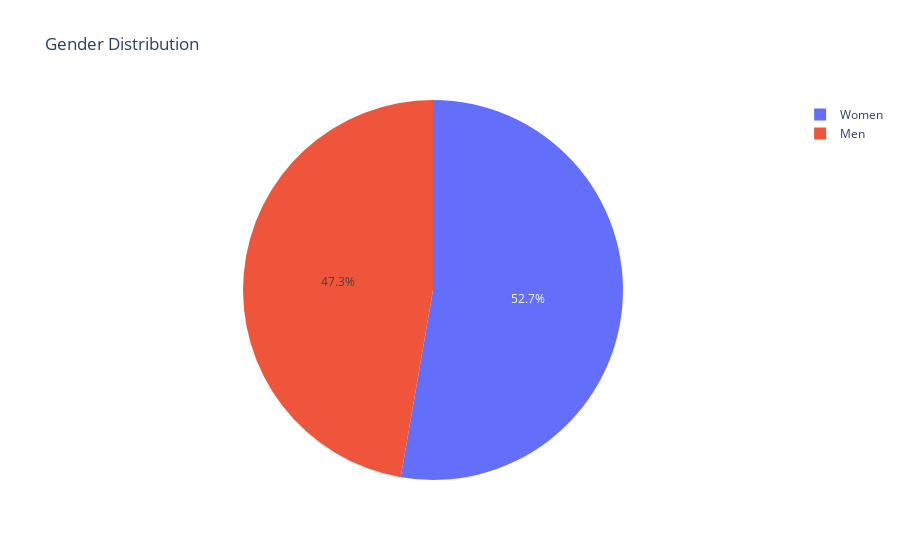
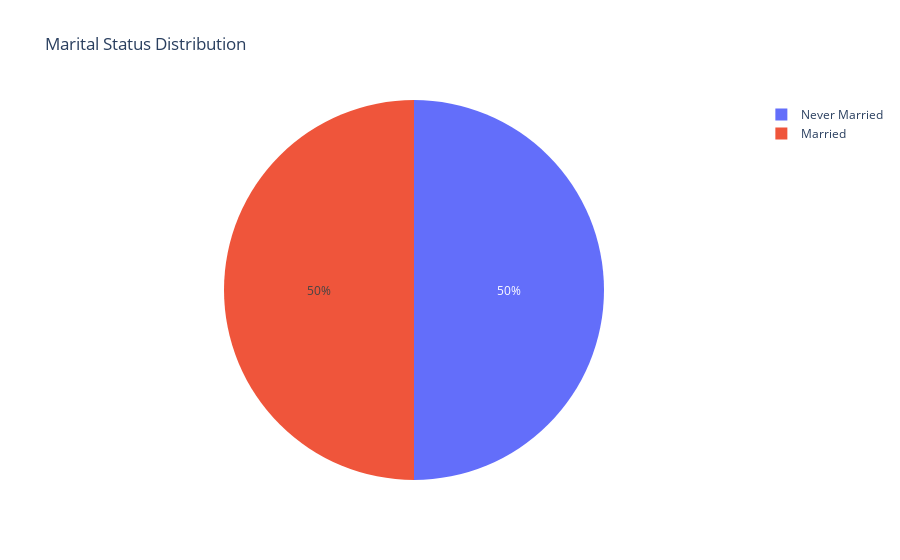
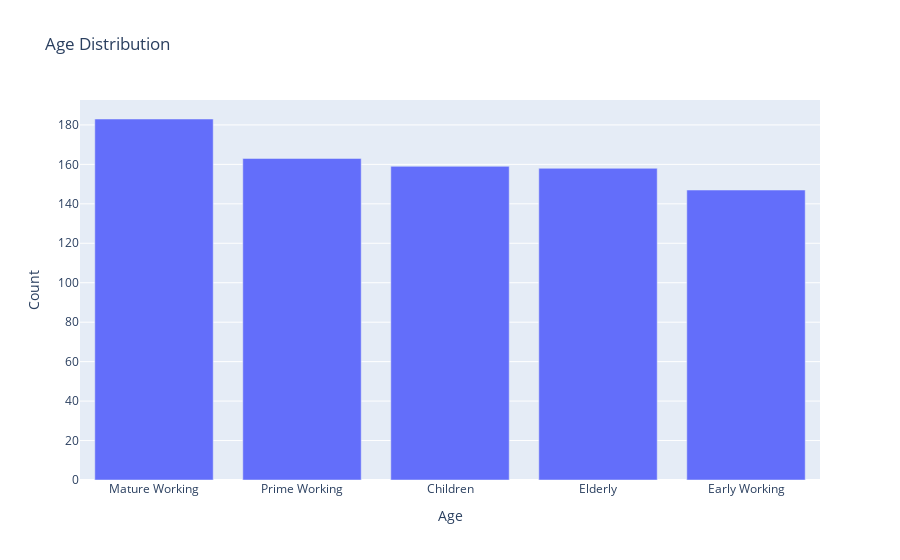

Notebook code for these charts, in order:
### Code cell
gender_distribution.columns = ['Gender', 'Count']
marital_status_distribution.columns = ['Marital Status', 'Count']
age_distribution.columns = ['Age', 'Count']
gender_fig = px.pie(gender_distribution, names='Gender', values='Count', title='Gender Distribution')
marital_fig = px.pie(marital_status_distribution, names='Marital Status', values='Count', title='Marital Status Distribution')
age_fig = px.bar(age_distribution, x='Age', y='Count', title='Age Distribution')

# Show the plots
gender_fig.show()
marital_fig.show()
age_fig.show()

### Figure 1 — Plotly figure (JSON) as saved in the notebook; plotly's stock layout.template omitted (floating-point values rounded to 4 significant figures)
{"data": [{"domain": {"x": [0, 1], "y": [0, 1]}, "hovertemplate": "Gender=%{label}<br>Count=%{value}<extra></extra>", "labels": ["Women", "Men"], "legendgroup": "", "name": "", "showlegend": true, "type": "pie", "values": [427, 383]}], "layout": {"legend": {"tracegroupgap": 0}, "title": {"text": "Gender Distribution"}}}

### Figure 2 — Plotly figure (JSON) as saved in the notebook; plotly's stock layout.template omitted (floating-point values rounded to 4 significant figures)
{"data": [{"domain": {"x": [0, 1], "y": [0, 1]}, "hovertemplate": "Marital Status=%{label}<br>Count=%{value}<extra></extra>", "labels": ["Never Married", "Married"], "legendgroup": "", "name": "", "showlegend": true, "type": "pie", "values": [405, 405]}], "layout": {"legend": {"tracegroupgap": 0}, "title": {"text": "Marital Status Distribution"}}}

### Figure 3 — Plotly figure (JSON) as saved in the notebook; plotly's stock layout.template omitted (floating-point values rounded to 4 significant figures)
{"data": [{"alignmentgroup": "True", "hovertemplate": "Age=%{x}<br>Count=%{y}<extra></extra>", "legendgroup": "", "marker": {"color": "#636efa", "pattern": {"shape": ""}}, "name": "", "offsetgroup": "", "orientation": "v", "showlegend": false, "textposition": "auto", "type": "bar", "x": ["Mature Working", "Prime Working", "Children", "Elderly", "Early Working"], "xaxis": "x", "y": [183, 163, 159, 158, 147], "yaxis": "y"}], "layout": {"barmode": "relative", "legend": {"tracegroupgap": 0}, "title": {"text": "Age Distribution"}, "xaxis": {"anchor": "y", "domain": [0, 1], "title": {"text": "Age"}}, "yaxis": {"anchor": "x", "domain": [0, 1], "title": {"text": "Count"}}}}
